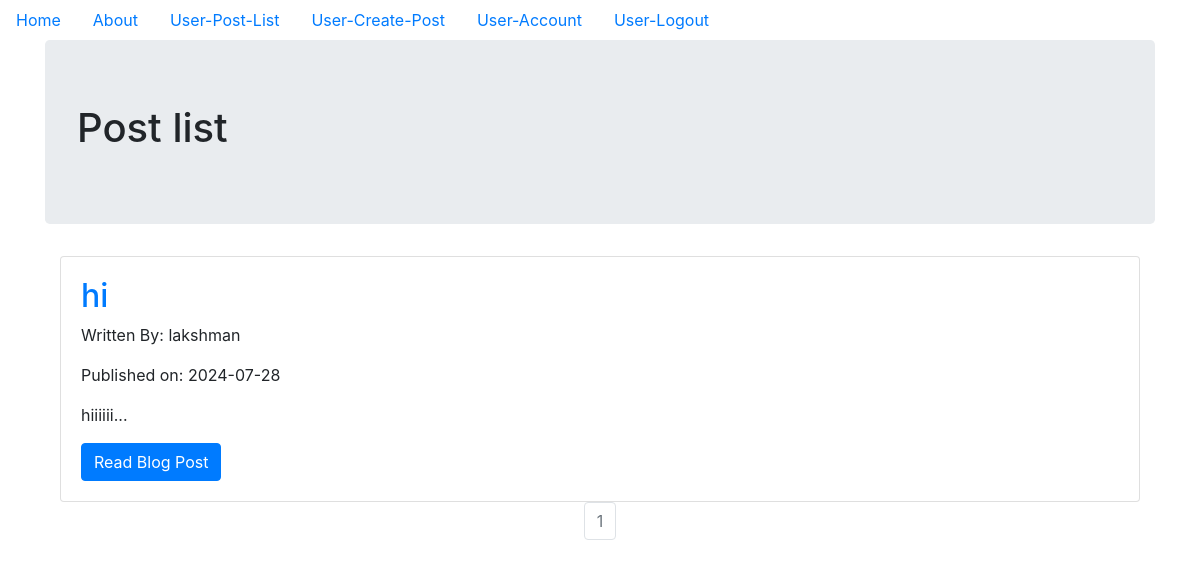
Page /user_post_list (signed in) on the earlier database version.
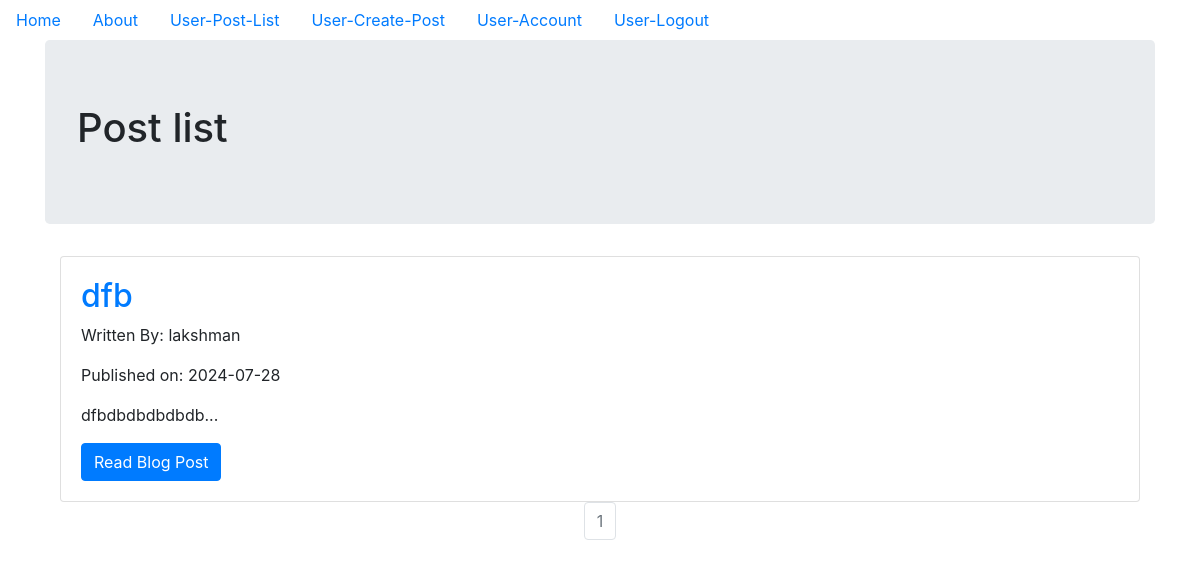
Same page on the later database version.
### models.py (models this page shows, shortened)
class UserBlogPost(db.Model):
    __tablename__ = 'userblogpost_table'
    id = db.Column(db.Integer, primary_key=True)
    date = db.Column(db.DateTime, nullable=False, default=datetime.utcnow)
    title = db.Column(db.String(140), nullable=False)
    text = db.Column(db.Text, nullable=False)
    user_id = db.Column(db.Integer, db.ForeignKey('user_table.id'), nullable=False)

class User(db.Model, UserMixin):
    __tablename__ = 'user_table'
    id = db.Column(db.Integer, primary_key = True)
    profile_image = db.Column(db.String(20), nullable=False, default='user_default_profile.jpg')
    email = db.Column(db.String(64), unique=True, index=True)
    username = db.Column(db.String(64), unique=True, index=True)
    password_hash = db.Column(db.String(128))
    posts = db.relationship('UserBlogPost', backref='user_author', lazy=True)
    admin_id = db.Column(db.Integer,db.ForeignKey('admin_table.id'), nullable=False)

### user_site/user_blog_post/views.py (the view)
@user_blog_post_bp.route('/user_post_list')
@login_required
def user_post_list():
    page = request.args.get('page', 1, type=int)
    blog_posts = UserBlogPost.query.filter_by(user_id=current_user.id).order_by(UserBlogPost.date.desc()).paginate(page=page, per_page=10)
    return render_template('user_post_list.html', blog_posts=blog_posts)

### models.py (called while the page is built)
@login_manager.user_loader
def load_user(user_id):
    user = User.query.get(user_id)
    if user:
        return user
    admin = Admin.query.get(user_id)
    if admin:
        return admin
    return None

### user_site/templates/user_post_list.html (shortened to what this page needs)
{% extends "base.html" %}
{% block content %}
  <div class="jumbotron">
    <h1>Post list</h1>
  </div>
  <div class="container">
    {% for post in blog_posts.items %}
    <div class="card" >
      <div class="card-body">
        <h2><a class="card-title" href="  {{ url_for('user_blog_post_bp.user_read_post', blog_post_id=post.id) }}">{{ post.title }}</a></h2>
        <p>Written By: {{ post.user_author.username }}</p>
        <p>Published on: {{ post.date.strftime('%Y-%m-%d') }}</p>
        <p class="card-text">{{ post.text[:100] }}...</p>
        <a href="{{ url_for('user_blog_post_bp.user_read_post', blog_post_id=post.id) }}" class="btn btn-primary">Read Blog Post</a>
      </div>
    </div>
   {% endfor %}
   <nav aria-label="Page navigation example">
     <ul class="pagination justify-content-center">
       {% for page_num in blog_posts.iter_pages(left_edge=1, right_edge=1, left_current=1, right_current=2) %}
          {% if blog_posts.page == page_num %}
          <li class="page-item disabled">
            <a class="page-link" href="{{ url_for('user_blog_post_bp.user_post_list', page=page_num) }}">{{ page_num }}</a></li>
          {% else %}
            <li class="page-item"><a class="page-link" href="{{ url_for('user_blog_post_bp.user_post_list', page=page_num) }}">{{ page_num }}</a></li>
          {% endif %}
      {% endfor %}
    </nav>
{% endblock %}

Differences in the rows shown:
changed UserBlogPost "lakshman": title "hi" → "dfb"; text "hiiiiii" → "dfbdbdbdbdbdb"
